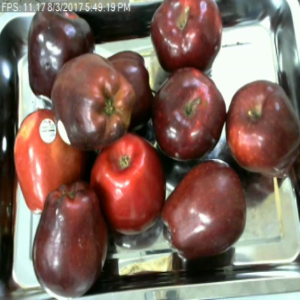
#> input picture dataset/Test/Overripe/apple_overripe_003.png, 300 x 300 px; its folder holds only this picture in this run
$ python watershed.py
#> lines starting #> are read from the running program, lines starting #| are printed output that depends on the picture; after the words box and inside, x2 and y2 are one past the last pixel; in counts of white or black regions, pixels touching at a corner belong together
import os
import cv2
import numpy as np
import pandas as pd
import matplotlib.pyplot as plt


DATASET_PATH = "dataset"
RESULTS_PATH = "results/watershed"

os.makedirs(
    RESULTS_PATH,
    exist_ok=True
)


# ============================================================
# FIND IMAGES
# ============================================================

def find_images(folder):

    image_paths = []

    for root, dirs, files in os.walk(folder):

        for file in files:

            if file.lower().endswith(
                (".jpg", ".jpeg", ".png", ".bmp", ".webp")
            ):

                image_paths.append(
                    os.path.join(
                        root,
                        file
                    )
                )
#> pass 2 of the loop in find_images, `for root, dirs, files in os.walk(folder):`:

    return sorted(image_paths)


# ============================================================
# RIPENESS
# ============================================================

def determine_ripeness(
    h_mean,
    s_mean,
    v_mean
):

    if h_mean < 15 and s_mean > 100:
        return "Ripe"

    elif h_mean < 30 and s_mean > 70:
        return "Overripe"

    else:
        return "Unripe"


# ============================================================
# WATERSHED
# ============================================================

def watershed_segmentation(
    image,
    binary_mask
):

    kernel = np.ones(
        (3, 3),
        np.uint8
    )

    opening = cv2.morphologyEx(
        binary_mask,
        cv2.MORPH_OPEN,
        kernel,
        iterations=2
    )

    sure_background = cv2.dilate(
        opening,
        kernel,
        iterations=3
    )

    distance = cv2.distanceTransform(
        opening,
        cv2.DIST_L2,
        5
    )

    if distance.max() == 0:

        return (
            np.zeros_like(binary_mask),
            np.zeros_like(binary_mask),
            0
        )

    _, sure_foreground = cv2.threshold(
        distance,
        0.35 * distance.max(),
        255,
        cv2.THRESH_BINARY
    )

    sure_foreground = np.uint8(
        sure_foreground
    )

    unknown = cv2.subtract(
        sure_background,
        sure_foreground
    )

    num_labels, markers = cv2.connectedComponents(
        sure_foreground
    )

    markers = markers + 1

    markers[
        unknown == 255
    ] = 0

    watershed_image = image.copy()

    markers = cv2.watershed(
        watershed_image,
        markers
    )

    fruit_mask = np.zeros(
        binary_mask.shape,
        dtype=np.uint8
    )

    fruit_mask[
        markers > 1
    ] = 255

    object_count = len(
        np.unique(markers[markers > 1])
    )

    return (
        markers,
        fruit_mask,
        object_count
    )


# ============================================================
# RIPENESS FEATURES
# ============================================================

def get_ripeness_features(
    image,
    mask
):

    hsv = cv2.cvtColor(
        image,
        cv2.COLOR_BGR2HSV
    )

    pixels = hsv[
        mask > 0
    ]

    if len(pixels) == 0:

        return (
            0.0,
            0.0,
            0.0
        )

    H = pixels[:, 0].astype(float)
    S = pixels[:, 1].astype(float)
    V = pixels[:, 2].astype(float)

    return (
        np.mean(H),
        np.mean(S),
        np.mean(V)
    )


# ============================================================
# PROCESS IMAGE
# ============================================================

def process_image(
    image_path
):

    image = cv2.imread(
        image_path
    )

    if image is None:
        return None

    gray = cv2.cvtColor(
        image,
        cv2.COLOR_BGR2GRAY
    )

    _, initial_mask = cv2.threshold(
        gray,
        0,
        255,
        cv2.THRESH_BINARY +
        cv2.THRESH_OTSU
    )

    markers, mask, object_count = (
        watershed_segmentation(
            image,
            initial_mask
        )
    )

    h_mean, s_mean, v_mean = (
        get_ripeness_features(
            image,
            mask
        )
    )

    ripeness = determine_ripeness(
        h_mean,
        s_mean,
        v_mean
    )

    fruit_area = (
        np.count_nonzero(mask) /
        mask.size
    ) * 100

    return {
        "image": image,
        "mask": mask,
        "markers": markers,
        "object_count":
            object_count,
        "H_mean": h_mean,
        "S_mean": s_mean,
        "V_mean": v_mean,
        "fruit_area_percentage":
            fruit_area,
        "ripeness":
            ripeness
    }


# ============================================================
# MAIN
# ============================================================

def main():

    print("\n======================================")
    print("WATERSHED SEGMENTATION")
    print("======================================")

    image_paths = find_images(
        DATASET_PATH
    )

    print(
        f"Images found: {len(image_paths)}"
    )

    if len(image_paths) == 0:

        print(
            "No images found."
        )

        return

    results = []

    for image_path in image_paths:

        result = process_image(
            image_path
        )
#> in process_image, image is the input picture: shape (300, 300, 3); mean B, G, R 92.9, 103.4, 128.8
#> in process_image, `gray = cv2.cvtColor( image, cv2.COLOR_BGR2GRAY )`:
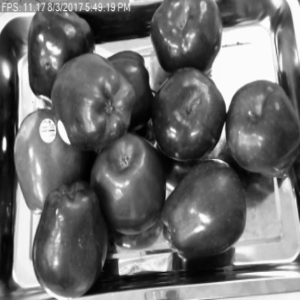
#> gray: shape (300, 300); min 0, max 255, mean 109.8
#> in process_image, `_, initial_mask = cv2.threshold( gray, 0, 255, cv2.THRESH_BINARY + cv2..`:
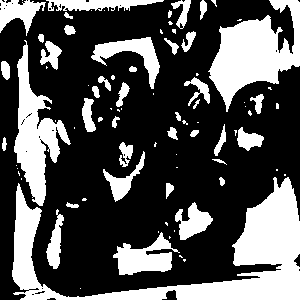
#> initial_mask: shape (300, 300); 32% white; 84 white regions (44 under 20 px), largest, box (x1, y1, x2, y2) and area: (12, 177, 300, 300) 10099, (208, 0, 300, 112) 5078, (14, 40, 71, 206) 3595
#> in watershed_segmentation, `opening = cv2.morphologyEx( binary_mask, cv2.MORPH_OPEN, kernel, itera..`: opening: shape (300, 300); 29.1% white; 39 white regions, largest, box (x1, y1, x2, y2) and area: (175, 179, 300, 300) 6817, (210, 0, 300, 105) 4961, (14, 46, 59, 205) 3308
#> in watershed_segmentation, `sure_background = cv2.dilate( opening, kernel, iterations=3 )`: sure_background: shape (300, 300); 43.3% white; 25 white regions, largest, box (x1, y1, x2, y2) and area: (9, 43, 300, 300) 17417, (189, 0, 300, 108) 6708, (113, 234, 175, 278) 2093
#> in watershed_segmentation, `_, sure_foreground = cv2.threshold( distance, 0.35 * distance.max(), 2..`: sure_foreground: shape (300, 300) float32; 5.5% white; 9 white regions (5 under 20 px), largest, box (x1, y1, x2, y2) and area: (245, 198, 300, 255) 1831, (221, 30, 272, 85) 1678, (187, 276, 300, 300) 1342, (128, 259, 138, 264) 34
#> in watershed_segmentation, `unknown = cv2.subtract( sure_background, sure_foreground )`: unknown: shape (300, 300); 37.8% white; 25 white regions, largest, box (x1, y1, x2, y2) and area: (9, 43, 300, 300) 14186, (189, 0, 300, 108) 5030, (113, 234, 175, 278) 2059
#> in watershed_segmentation, `num_labels, markers = cv2.connectedComponents( sure_foreground )`: markers: shape (300, 300) int32; 10 distinct labels, from 0 to 9
#> in watershed_segmentation, `num_labels, markers = cv2.connectedComponents( sure_foreground )`: num_labels = 10
#> in watershed_segmentation, `markers = markers + 1`:
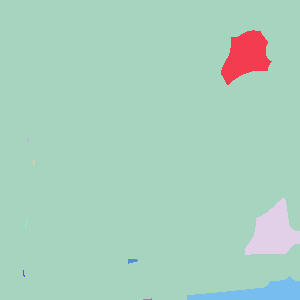
#> markers: shape (300, 300) int32; 10 distinct labels, from 1 to 10; one colour per label, 0 black
#> in watershed_segmentation, `markers[ unknown == 255 ] = 0`:
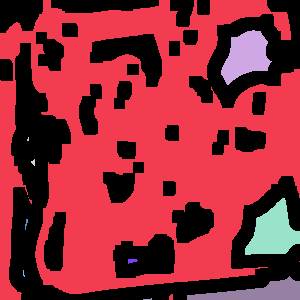
#> markers: shape (300, 300) int32; 11 distinct labels, from 0 to 10; one colour per label, 0 black
#> in watershed_segmentation, `markers = cv2.watershed( watershed_image, markers )`:
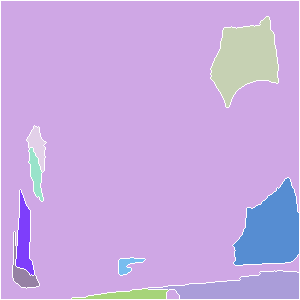
#> markers: shape (300, 300) int32; 11 distinct labels, from -1 to 10; one colour per label, 0 black, -1 white
#> in watershed_segmentation, `object_count = len( np.unique(markers[markers > 1]) )`: object_count = 9
#> in process_image, `markers, mask, object_count = ( watershed_segmentation( image, initial..`:
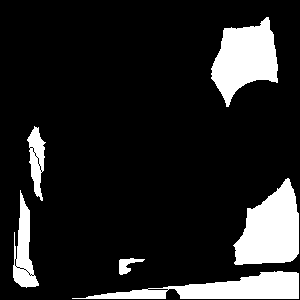
#> mask: shape (300, 300); 14.1% white; 6 white regions, box (x1, y1, x2, y2) and area: (233, 178, 299, 265) 3814, (211, 17, 278, 107) 3602, (72, 271, 299, 299) 3122, (13, 190, 39, 288) 1224, (27, 126, 46, 201) 749, (119, 258, 145, 275) 204
#> in get_ripeness_features, `hsv = cv2.cvtColor( image, cv2.COLOR_BGR2HSV )`: hsv: shape (300, 300, 3); mean H, S, V 35.6, 98.9, 133.8
#> in get_ripeness_features, `H = pixels[:, 0].astype(float)`: H = 12715 values, max 104 at index 9542, min 0 at index 4217, mean 58.58
#> in get_ripeness_features, `S = pixels[:, 1].astype(float)`: S = 12715 values, max 193 at index 3750, min 1 at index 22, mean 29.43
#> in get_ripeness_features, `V = pixels[:, 2].astype(float)`: V = 12715 values, max 255 at index 5, min 84 at index 9695, mean 226.3
#> in process_image, `h_mean, s_mean, v_mean = ( get_ripeness_features( image, mask ) )`: h_mean = 58.58; s_mean = 29.43; v_mean = 226.3
#> in process_image, `ripeness = determine_ripeness( h_mean, s_mean, v_mean )`: ripeness = 'Unripe'
#> in process_image, `fruit_area = ( np.count_nonzero(mask) / mask.size ) * 100`: fruit_area = 14.13
#> result = 9 items

        if result is None:
            continue

        results.append({

            "image":
                os.path.basename(image_path),

            "object_count":
                result["object_count"],

            "H_mean":
                result["H_mean"],

            "S_mean":
                result["S_mean"],

            "V_mean":
                result["V_mean"],

            "fruit_area_percentage":
                result["fruit_area_percentage"],

            "ripeness":
                result["ripeness"]
        })
#> pass 2 of the loop in main, `for image_path in image_paths:`:
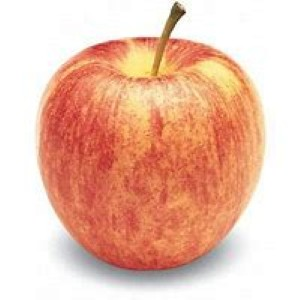
#> input picture dataset/Test/Ripe/apple_ripe_004.jpg, 300 x 300 px
#> in process_image, image is the input picture: shape (300, 300, 3); mean B, G, R 172.8, 192, 236.4
#> initial_mask: shape (300, 300); 54.7% white; 20 black regions (17 under 20 px), largest, box (x1, y1, x2, y2) and area: (39, 1, 262, 284) 40693, (175, 87, 182, 96) 32, (185, 83, 191, 90) 20
#> opening: shape (300, 300); 53.2% white; 3 black regions (2 under 20 px), largest, box (x1, y1, x2, y2) and area: (39, 0, 262, 284) 42095
#> sure_background: shape (300, 300); 59% white; 2 black regions, box (x1, y1, x2, y2) and area: (42, 31, 258, 281) 36841, (168, 7, 181, 30) 75
#> unknown: shape (300, 300); 37.5% white; 3 white regions, box (x1, y1, x2, y2) and area: (8, 0, 293, 300) 31286, (104, 82, 193, 122) 2329, (198, 98, 210, 110) 144
#> num_labels = 3
#> in watershed_segmentation (call 2), `markers = cv2.watershed( watershed_image, markers )`:
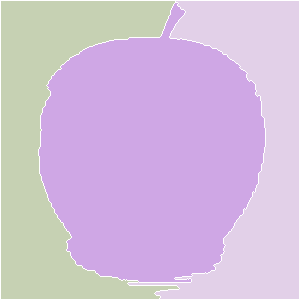
#> markers: shape (300, 300) int32; 4 distinct labels, from -1 to 3; one colour per label, 0 black, -1 white
#> in watershed_segmentation (call 2), `object_count = len( np.unique(markers[markers > 1]) )`: object_count = 2
#> in process_image (call 2), `markers, mask, object_count = ( watershed_segmentation( image, initial..`:
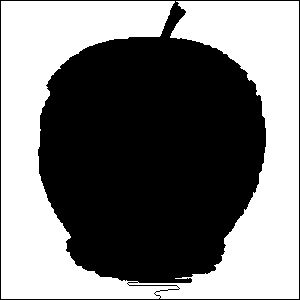
#> mask: shape (300, 300); 47.6% white; 1 white region, box (x1, y1, x2, y2) and area: (1, 1, 299, 299) 42828
#> hsv: shape (300, 300, 3); mean H, S, V 17.7, 73.7, 236.8
#> h_mean = 21.87; s_mean = 2.59; v_mean = 252.5
#> fruit_area = 47.59

    df = pd.DataFrame(
        results
    )
#> df = table of 2 rows and 7 columns

    csv_path = os.path.join(
        RESULTS_PATH,
        "watershed_results.csv"
    )

    df.to_csv(
        csv_path,
        index=False
    )

    print("\n======================================")
    print("WATERSHED RESULTS")
    print("======================================")

    print(
        f"Images processed: {len(df)}"
    )
#| Images processed: 2

    print(
        f"Average detected objects: "
        f"{df['object_count'].mean():.2f}"
    )
#| Average detected objects: 5.50

    print(
        f"Average Fruit Area: "
        f"{df['fruit_area_percentage'].mean():.2f}%"
    )
#| Average Fruit Area: 30.86%

    print("\nRipeness:")

    print(
        df["ripeness"].value_counts()
    )
#| ripeness
#| Unripe    2
#| Name: count, dtype: int64

    print(
        f"\nCSV saved to: {csv_path}"
    )

    result = process_image(
        image_paths[0]
    )

    if result is not None:

        boundary = result["image"].copy()

        boundary[
            result["markers"] == -1
        ] = [0, 255, 0]
#> boundary: shape (300, 300, 3); 2.75% of pixels changed, all inside (x1, y1, x2, y2) = (0, 0, 300, 300)

        boundary_rgb = cv2.cvtColor(
            boundary,
            cv2.COLOR_BGR2RGB
        )

        plt.figure(
            figsize=(12, 6)
        )

        plt.subplot(1, 3, 1)

        plt.imshow(
            cv2.cvtColor(
                result["image"],
                cv2.COLOR_BGR2RGB
            )
        )

        plt.title(
            "Original Image"
        )

        plt.axis("off")

        plt.subplot(1, 3, 2)

        plt.imshow(
            result["mask"],
            cmap="gray"
        )

        plt.title(
            "Watershed Mask"
        )

        plt.axis("off")

        plt.subplot(1, 3, 3)

        plt.imshow(
            boundary_rgb
        )

        plt.title(
            "Watershed Boundaries"
        )

        plt.axis("off")

        plt.tight_layout()
        plt.show()
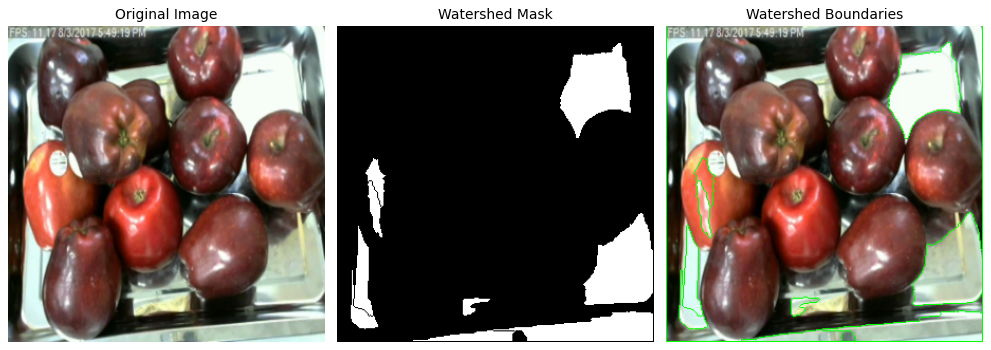
#> figure drawn by matplotlib, 3 panels

        print(
            f"\nRipeness: "
            f"{result['ripeness']}"
        )
#| Ripeness: Unripe


if __name__ == "__main__":
    main()
